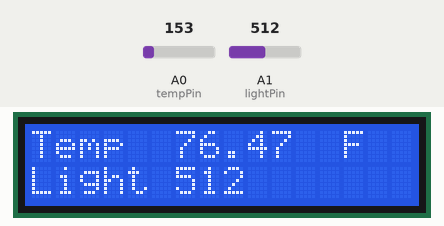
The sketch below on a simulated Arduino Uno, built with avr-gcc and run on an emulated ATmega328P. On the bench: 16×2 character LCD. The inputs (shaded band) are chosen by the test bench; at power-on: A0 (tempPin) = 153, A1 (lightPin) = 512.

Above: at 1.2 s.
1.3 s: A0 (tempPin) set to 165
At 2.3 s:
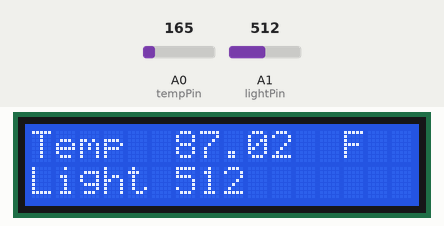
3.0 s: A1 (lightPin) set to 716
At 4.1 s:
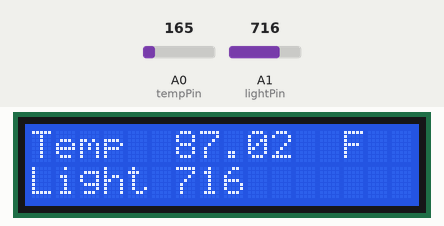
4.6 s: A0 (tempPin) set to 175
At 5.8 s:
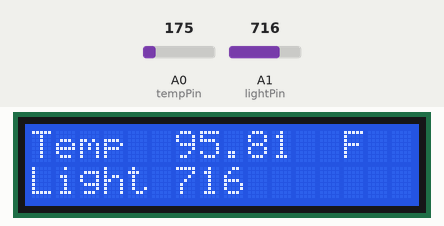
6.1 s: A1 (lightPin) set to 900
At 6.6 s:
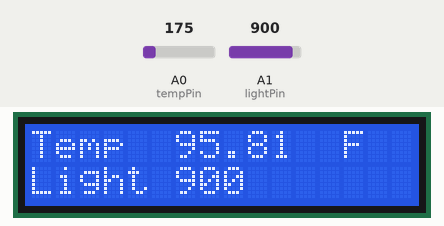
7.6 s: A0 (tempPin) set to 191
At 8.5 s:
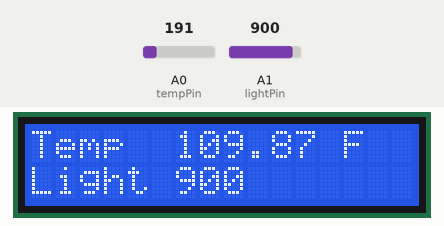
9.1 s: A1 (lightPin) set to 1023
At 10.4 s:
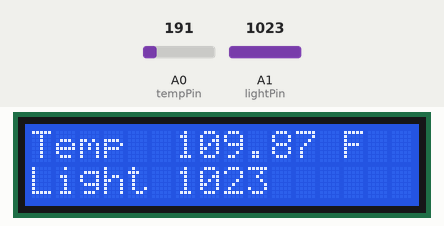
Timing chart, 0 to 11.6 s (numbered marks = the images above; inputs shaded):
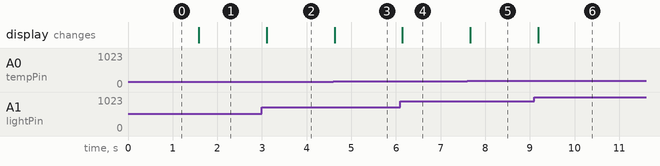

Measured:
- after the input at 1.3 s, the display: changes after 0.29 s (image 1)
- after the input at 3.0 s, the display: changes after 0.11 s (image 2)
- after the input at 4.6 s, the display: changes at once (image 3)
- after the input at 6.1 s, the display: changes after 0.05 s (image 4)
- after the input at 7.6 s, the display: changes after 0.07 s (image 5)
- after the input at 9.1 s, the display: changes after 0.09 s (image 6)

The sketch:

Thermometer.ino
```cpp
//www.elegoo.com
//2016.06.13

/*
Adafruit Arduino - Lesson 12. Light and Temperature
*/

#include <LiquidCrystal.h>

int tempPin = 0;
int lightPin = 1;

//                BS  E  D4 D5  D6 D7
LiquidCrystal lcd(7, 8, 9, 10, 11, 12);

void setup()
{
  lcd.begin(16, 2);
}

void loop()
{
  // Display Temperature in C
  int tempReading = analogRead(tempPin);
  float tempVolts = tempReading * 5.0 / 1024.0;
  float tempC = (tempVolts - 0.5) * 100.0;
  float tempF = tempC * 9.0 / 5.0 + 32.0;
  //         ----------------
  lcd.print("Temp         F  ");
  lcd.setCursor(6, 0);
  lcd.print(tempF);

  // Display Light on second row
  int lightReading = analogRead(lightPin);
  lcd.setCursor(0, 1);
  //         ----------------
  lcd.print("Light           ");
  lcd.setCursor(6, 1);
  lcd.print(lightReading);
  delay(500);
}
```
